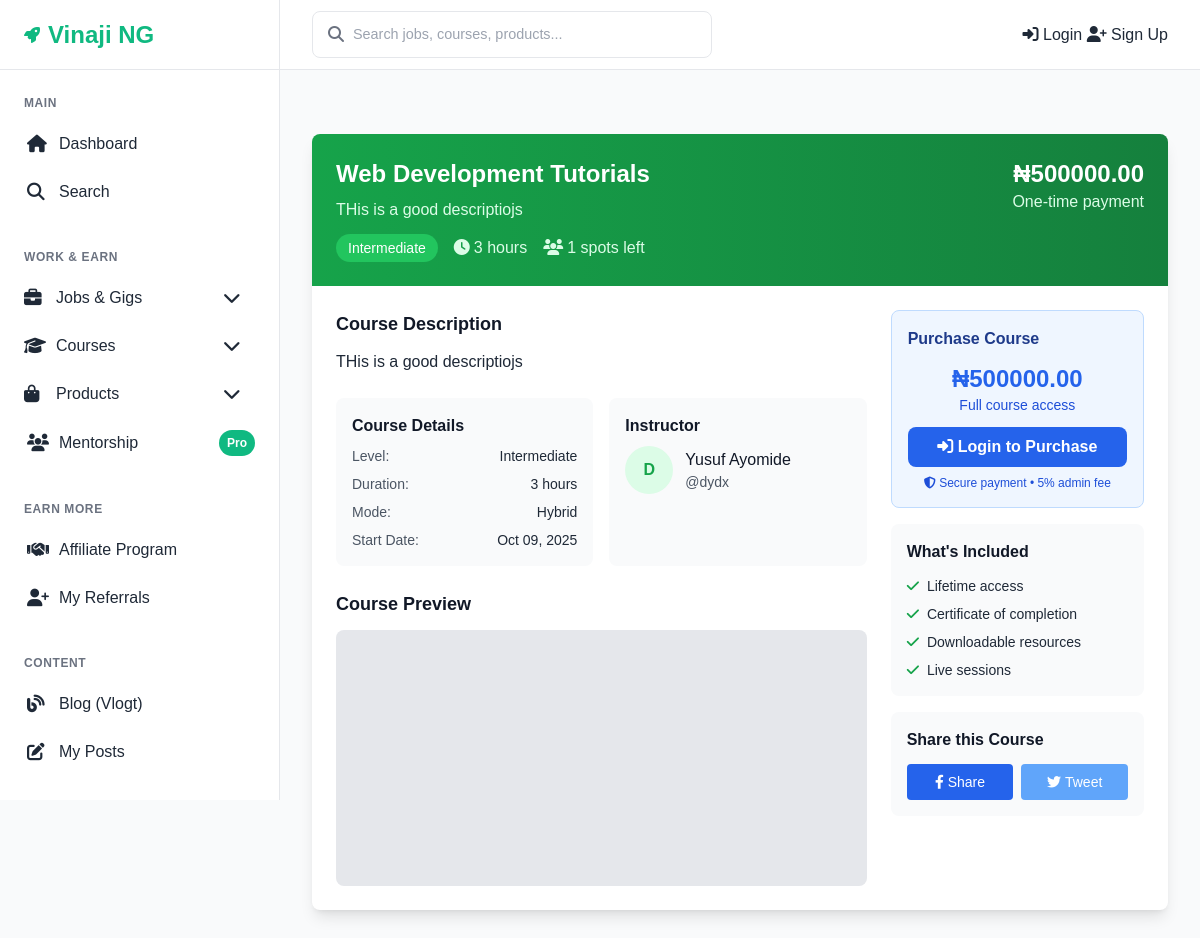
/courses/2/, run on the app's committed database.
### courses/models.py (models this page shows, shortened)
class Course(models.Model):
    LEVELS = [
        ('beginner', 'Beginner'),
        ('intermediate', 'Intermediate'),
        ('advanced', 'Advanced'),
    ]
    MODES = [
        ('online', 'Online'),
        ('offline', 'Offline'),
        ('hybrid', 'Hybrid'),
    ]
    STATUS_CHOICES = [
        ('draft', 'Draft'),
        ('pending', 'Pending Approval'),
        ('approved', 'Approved'),
        ('rejected', 'Rejected'),
    ]
    title = models.CharField(max_length=200)
    description = models.TextField()
    category = models.ForeignKey(CourseCategory, on_delete=models.CASCADE, related_name='courses')
    level = models.CharField(max_length=20, choices=LEVELS, default='beginner')
    instructor = models.ForeignKey(settings.AUTH_USER_MODEL, on_delete=models.CASCADE, related_name='courses_taught')
    duration = models.PositiveIntegerField(help_text="Duration in hours")
    mode = models.CharField(max_length=20, choices=MODES, default='online')
    start_date = models.DateTimeField()
    is_self_paced = models.BooleanField(default=False)
    price = models.DecimalField(max_digits=10, decimal_places=2, default=0)
    spots_total = models.PositiveIntegerField(default=1)
    spots_left = models.PositiveIntegerField(default=1)
    preview_video = models.URLField(blank=True)
    thumbnail = models.ImageField(upload_to='course_thumbnails/', blank=True, null=True)
    status = models.CharField(max_length=20, choices=STATUS_CHOICES, default='draft')
    rejection_reason = models.TextField(blank=True)
    created_at = models.DateTimeField(auto_now_add=True)
    updated_at = models.DateTimeField(auto_now=True)
    category = models.ForeignKey(
        Category,
        on_delete=models.CASCADE,
        related_name='courses',
        limit_choices_to={'category_type': 'course'}  # only show "course" categories
    )
    class Meta:
        ordering = ['-created_at']
    @property
    def instructor_bio(self):
        return self.instructor.profile.bio

### accounts/models.py (models this page shows, shortened)
class User(AbstractUser):
    SUBSCRIPTION_CHOICES = [
        ('starter', 'Starter'),
        ('pro', 'Pro'),
        ('mentorship', 'Mentorship'),
    ]
    subscription_level = models.CharField(
        max_length=20,
        choices=SUBSCRIPTION_CHOICES,
        default='starter'
    )
    referral_code = models.CharField(max_length=20, unique=True, blank=True)
    is_verified = models.BooleanField(default=False)
    date_updated = models.DateTimeField(auto_now=True)
    groups = models.ManyToManyField(
        Group,
        related_name="custom_user_groups",  # use "+" if you don’t need reverse access
        blank=True
    )
    user_permissions = models.ManyToManyField(
        Permission,
        related_name="custom_user_permissions",  # use "+" if you don’t need reverse access
        blank=True
    )
    def get_display_name(self):
        if self.first_name and self.last_name:
            return f"{self.first_name} {self.last_name}"
        return self.username

### courses/views.py (the view)
# urls.py: path('<int:pk>/', views.CourseDetailView.as_view(), name='course_detail'),
class CourseDetailView(DetailView):
    model = Course
    template_name = 'courses/detail.html'
    context_object_name = 'course'

### site_core/context_processors.py (called while the page is built)
def site_settings(request):
    return {
        'site_settings': SiteSetting.get_solo()
    }

### site_core/models.py (called while the page is built)
    @classmethod
    def get_solo(cls):
        obj, created = cls.objects.get_or_create(pk=1)
        return obj

### transactions/context_processors.py (called while the page is built, shortened)
def notifications_context(request):
    return {
        'unread_notifications_count': 0
    }

### templates/courses/detail.html (shortened to what this page needs)
{% extends 'base.html' %}
{% block content %}
<div class="max-w-4xl mx-auto">
    <div class="bg-white rounded-lg shadow-lg overflow-hidden">
        <div class="bg-gradient-to-r from-green-600 to-green-700 p-6 text-white">
            <div class="flex justify-between items-start">
                <div class="flex-1">
                    <h1 class="text-2xl font-bold">{{ course.title }}</h1>
                    <p class="text-green-100 mt-2">{{ course.description|truncatewords:30 }}</p>
                    <div class="flex items-center space-x-4 mt-3">
                        <span class="bg-green-500 px-3 py-1 rounded-full text-sm">
                            {{ course.get_level_display }}
                        </span>
                        <span class="text-green-100">
                            <i class="fas fa-clock mr-1"></i>{{ course.duration }} hours
                        </span>
                        <span class="text-green-100">
                            <i class="fas fa-users mr-1"></i>{{ course.spots_left }} spots left
                        </span>
                    </div>
                </div>
                <div class="text-right">
                    <p class="text-2xl font-bold">₦{{ course.price }}</p>
                    <p class="text-green-100">One-time payment</p>
                </div>
            </div>
        </div>
        <div class="p-6">
            <div class="grid grid-cols-1 lg:grid-cols-3 gap-6">
                <div class="lg:col-span-2 space-y-6">
                    <div>
                        <h2 class="text-lg font-semibold text-gray-900 mb-3">Course Description</h2>
                        <div class="prose max-w-none">
                            {{ course.description|linebreaks }}
                        </div>
                    </div>
                    <div class="grid grid-cols-2 gap-4">
                        <div class="bg-gray-50 rounded-lg p-4">
                            <h3 class="font-semibold text-gray-900 mb-2">Course Details</h3>
                            <div class="space-y-2 text-sm">
                                <div class="flex justify-between">
                                    <span class="text-gray-600">Level:</span>
                                    <span class="font-medium">{{ course.get_level_display }}</span>
                                </div>
                                <div class="flex justify-between">
                                    <span class="text-gray-600">Duration:</span>
                                    <span class="font-medium">{{ course.duration }} hours</span>
                                </div>
                                <div class="flex justify-between">
                                    <span class="text-gray-600">Mode:</span>
                                    <span class="font-medium">{{ course.get_mode_display }}</span>
                                </div>
                                {% if not course.is_self_paced %}
                                <div class="flex justify-between">
                                    <span class="text-gray-600">Start Date:</span>
                                    <span class="font-medium">{{ course.start_date|date:"M d, Y" }}</span>
                                </div>
                                {% endif %}
                            </div>
                        </div>
                        <div class="bg-gray-50 rounded-lg p-4">
                            <h3 class="font-semibold text-gray-900 mb-2">Instructor</h3>
                            <div class="flex items-center space-x-3">
                                <div class="w-12 h-12 bg-green-100 rounded-full flex items-center justify-center">
                                    <span class="font-semibold text-green-600">{{ course.instructor.username|first|upper }}</span>
                                </div>
                                <div>
                                    <p class="font-medium text-gray-900">{{ course.instructor.get_display_name }}</p>
                                    <p class="text-sm text-gray-600">@{{ course.instructor.username }}</p>
                                </div>
                            </div>
                        </div>
                    </div>
                    {% if course.preview_video %}
                    <div>
                        <h2 class="text-lg font-semibold text-gray-900 mb-3">Course Preview</h2>
                        <div class="aspect-w-16 aspect-h-9 bg-gray-200 rounded-lg">
                            <iframe src="{{ course.preview_video }}" class="w-full h-64 rounded-lg"
                                    frameborder="0" allowfullscreen></iframe>
                        </div>
                    </div>
                    {% endif %}
                </div>
                <div class="space-y-4">
                    <div class="bg-blue-50 border border-blue-200 rounded-lg p-4">
                        <h3 class="font-semibold text-blue-900 mb-3">Purchase Course</h3>
                        <div class="text-center mb-3">
                            <p class="text-2xl font-bold text-blue-600">₦{{ course.price|floatformat:2 }}</p>
                            <p class="text-sm text-blue-700">Full course access</p>
                        </div>
                        {% if user.is_authenticated %}
                            {% if user == course.instructor %}
                                <button class="w-full bg-gray-400 text-white py-2 rounded-lg cursor-not-allowed font-semibold" disabled>
                                    <i class="fas fa-user"></i> Your Course
                                </button>
                            {% else %}
                                <a href="{% url 'course_purchase' course.pk %}" class="w-full bg-blue-600 text-white py-2 rounded-lg hover:bg-blue-700 transition-colors font-semibold block text-center">
                                    <i class="fas fa-shopping-cart"></i> Purchase Now
                                </a>
                            {% endif %}
                        {% else %}
                            <a href="{% url 'login' %}" class="w-full bg-blue-600 text-white py-2 rounded-lg hover:bg-blue-700 transition-colors font-semibold block text-center">
                                <i class="fas fa-sign-in-alt"></i> Login to Purchase
                            </a>
                        {% endif %}
                        <p class="text-blue-700 text-xs mt-2 text-center">
                            <i class="fas fa-shield-alt"></i> Secure payment • 5% admin fee
                        </p>
                    </div>
                    <div class="bg-gray-50 rounded-lg p-4">
                        <h3 class="font-semibold text-gray-900 mb-3">What's Included</h3>
                        <ul class="space-y-2 text-sm">
                            <li class="flex items-center">
                                <i class="fas fa-check text-green-600 mr-2"></i>
                                <span>Lifetime access</span>
                            </li>
                            <li class="flex items-center">
                                <i class="fas fa-check text-green-600 mr-2"></i>
                                <span>Certificate of completion</span>
                            </li>
                            <li class="flex items-center">
                                <i class="fas fa-check text-green-600 mr-2"></i>
                                <span>Downloadable resources</span>
                            </li>
                            {% if not course.is_self_paced %}
                            <li class="flex items-center">
                                <i class="fas fa-check text-green-600 mr-2"></i>
                                <span>Live sessions</span>
                            </li>
                            {% endif %}
                        </ul>
                    </div>
                    <div class="bg-gray-50 rounded-lg p-4">
                        <h3 class="font-semibold text-gray-900 mb-3">Share this Course</h3>
                        <div class="flex space-x-2">
                            <button class="flex-1 bg-blue-600 text-white py-2 rounded text-sm hover:bg-blue-700">
                                <i class="fab fa-facebook-f mr-1"></i>Share
                            </button>
                            <button class="flex-1 bg-blue-400 text-white py-2 rounded text-sm hover:bg-blue-500">
                                <i class="fab fa-twitter mr-1"></i>Tweet
                            </button>
                        </div>
                    </div>
                </div>
            </div>
        </div>
    </div>
</div>
{% endblock %}

### templates/base.html (style rules this page uses)
:root { --primary-color: #10b981; --primary-dark: #059669; --primary-light: #34d399; --secondary-color: #1f2937; --accent-color: #f59e0b; --text-dark: #1f2937; --text-light: #6b7280; --bg-light: #f9fafb; --bg-white: #ffffff; --border-color: #e5e7eb; --success-color: #10b981; --warning-color: #f59e0b; --error-color: #ef4444; --shadow: 0 1px 3px 0 rgba(0, 0, 0, 0.1), 0 1px 2px 0 rgba(0, 0, 0, 0.06); --shadow-lg: 0 10px 15px -3px rgba(0, 0, 0, 0.1), 0 4px 6px -2px rgba(0, 0, 0, 0.05); --sidebar-width: 280px; --header-height: 70px; }
* { margin: 0; padding: 0; box-sizing: border-box; }
body { font-family: 'Inter', sans-serif; line-height: 1.6; color: var(--text-dark); background-color: var(--bg-light); display: flex; min-height: 100vh; }
.text-center { text-align: center; }
.flex { display: flex; }
.items-center { align-items: center; }
.justify-between { justify-content: space-between; }
.w-full { width: 100%; }
.p-4 { padding: 1rem; }

### data on the page
Course: title "Web Development Tutorials", description "THis is a good descriptiojs", level "Intermediate", duration "3", spots_left "1", price "500000.00", mode "Hybrid", start_date "Oct 09, 2025", instructor.username|first "D", instructor.get_display_name "Yusuf Ayomide", instructor.username "dydx"
